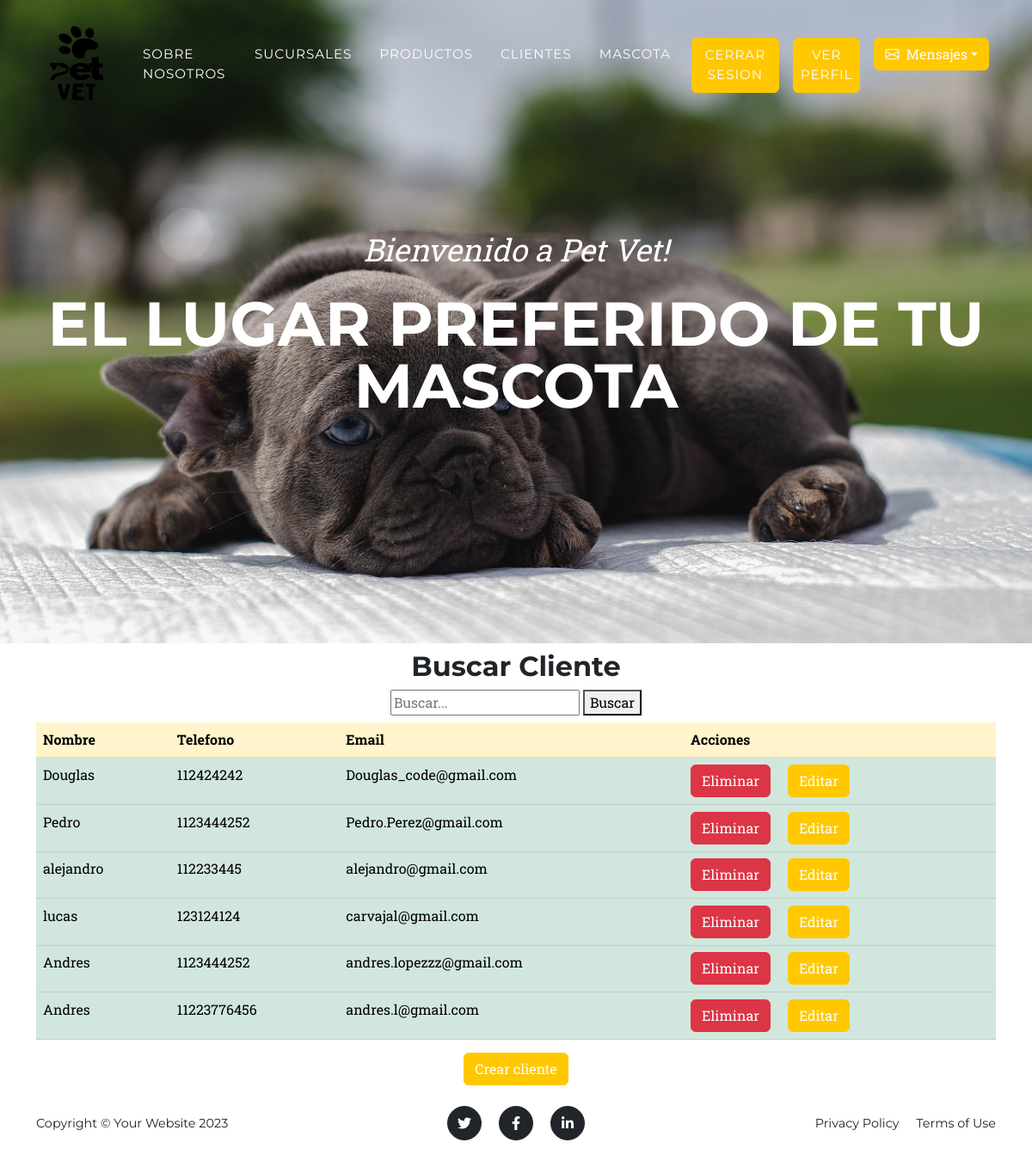
Screenshot of /cliente/ (signed in) with the database file from the repository.
### app_vete/models.py (models this page shows)
class Cliente(models.Model):
    nombre = models.CharField(max_length=100)
    telefono = models.CharField(max_length=15)
    email = models.EmailField()
    def __str__(self):
        return f"{self.nombre} - {self.telefono} - {self.email}"

### app_vete/views.py (the view)
# urls.py: path('cliente/', views.cliente, name = "cliente"),
@user_passes_test(lambda u: u.is_superuser)
def cliente(request):
    query = request.GET.get('q')
    if query:
        cliente = Cliente.objects.filter(Q(nombre__icontains=query) | Q(telefono__icontains=query) | Q(email__icontains=query))
    else:
        cliente = Cliente.objects.all()
    print(cliente)
    return render(request,"app_vete/cliente.html", {"cliente": cliente})

### app_vete/templates/app_vete/cliente.html (shortened to what this page needs)
{% extends "app_vete/base.html" %}
{% load static %}
{% block content %}
    <div class ="container">
      <h2 class="text-center mt-2" id="cliente">Buscar Cliente</h2>
      <div class="d-flex flex-column align-items-center mb-2">
          <form action="" method="GET">
              <input type="text" name="q" placeholder="Buscar..." required>
              <button type="submit">Buscar</button>
          </form>
      </div>
        <table class="table">
            <thead>
              <tr table class="table-primary">
                <th scope="col">Nombre</th>
                <th scope="col">Telefono</th>
                <th scope="col">Email</th>
                <th scope="col">Acciones</th>
              </tr>
            </thead>
            <tbody>
                {% for clientes in cliente %}
              <tr table class="table-success">
                <td>{{ clientes.nombre }}</td>
                <td>{{ clientes.telefono }}</td>
                <td>{{ clientes.email }}</td>
                <td>
                {% if user.is_superuser %}
                <a class="btn btn-danger me-3" href = "{% url 'delete-cliente' clientes.id %}">Eliminar</a>
                <a class="btn btn-warning" href = "{% url 'editar-cliente' clientes.id %}">Editar</a>
                {% else %}
                <p> No tiene permiso de ediciones </p>
                {% endif %}
                </td>
              </tr>
              <tr>
                {% endfor %}
            </tbody>
          </table>
    </div>
    {% if user.is_superuser %}
    <div class="text-center">
      <a href="{% url 'cliente-form' %}" class="btn btn-primary">Crear cliente</a>
    </div>
    {% endif %}
{% endblock %}

### rows the page displays
Cliente: nombre "Douglas", telefono "112424242", email "Douglas_code@gmail.com"
Cliente: nombre "Pedro", telefono "1123444252", email "Pedro.Perez@gmail.com"
Cliente: nombre "alejandro", telefono "112233445", email "alejandro@gmail.com"
Cliente: nombre "lucas", telefono "123124124", email "carvajal@gmail.com"
Cliente: nombre "Andres", telefono "1123444252", email "andres.lopezzz@gmail.com"
Cliente: nombre "Andres", telefono "11223776456", email "andres.l@gmail.com"
